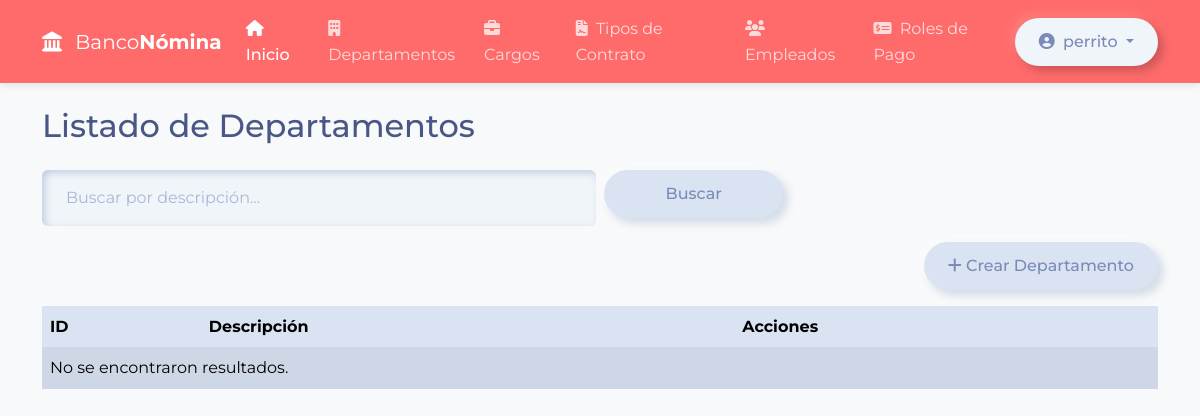
Page /core/departamentos/ (signed in) on the earlier database version.
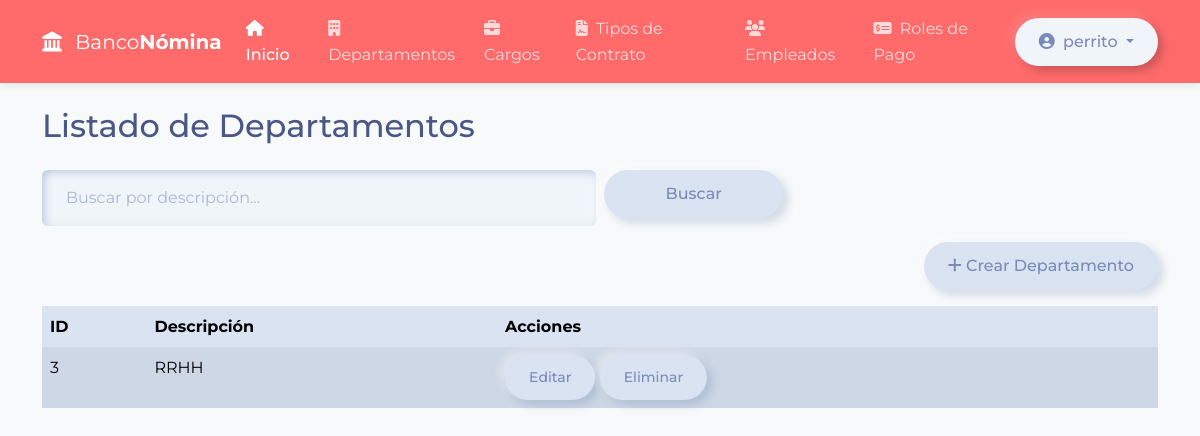
Same page on the later database version.
### core/models.py (models this page shows, shortened)
class Departamento(models.Model):
    descripcion = models.CharField("Descripción", max_length=100, unique=True)
    codigo = models.CharField("Código", max_length=10, unique=True, blank=True, null=True)
    activo = models.BooleanField("Activo", default=True)
    fecha_modificacion = models.DateTimeField("Fecha de modificación", auto_now=True)
    notas = models.TextField("Notas adicionales", blank=True, null=True)
    class Meta:
        verbose_name = "Departamento"
        verbose_name_plural = "Departamentos"
        ordering = ['descripcion']

### core/views.py (the view)
# urls.py: path('departamentos/', views.Departamentos, name='Departamentos'),
@login_required
def Departamentos(request):
    search_query = request.GET.get('q', '').strip()
    departamentos = Departamento.objects.all()
    if search_query:
        departamentos = departamentos.filter(descripcion__icontains=search_query)
    paginator = Paginator(departamentos, 10)
    page_number = request.GET.get('page')
    page_obj = paginator.get_page(page_number)
    context = {
        'departamentos': page_obj,
        'search_query': search_query,
        'model_name': 'departamento',
        'title': 'Listado de Departamentos',
    }
    return render(request, 'departamento/departamento_list.html', context)

### core/templates/departamento/departamento_list.html (shortened to what this page needs)
{% extends "home.html" %}
{% block content %}
<div class="container py-4">
  <h2 class="mb-4">Listado de Departamentos</h2>
  <form method="get" class="row g-2 mb-3">
    <div class="col-md-6">
      <input type="text" name="q" class="form-control" placeholder="Buscar por descripción..." value="{{ search_query }}">
    </div>
    <div class="col-md-2">
      <button type="submit" class="btn btn-primary w-100">Buscar</button>
    </div>
  </form>
  <div class="mb-3 text-end">
    <a href="{% url 'core:CrearDepartamento' %}" class="btn btn-success">
      <i class="fas fa-plus"></i> Crear Departamento
    </a>
  </div>
  <div class="table-responsive">
    <table class="table table-striped table-bordered">
      <thead>
        <tr>
          <th>ID</th>
          <th>Descripción</th>
          <th>Acciones</th>
        </tr>
      </thead>
      <tbody>
        {% for departamento in departamentos %}
        <tr>
          <td>{{ departamento.id }}</td>
          <td>{{ departamento.descripcion }}</td>
          <td>
            <a href="{% url 'core:UpdateDepartamento' departamento.id %}" class="btn btn-sm btn-warning">Editar</a>
            <a href="{% url 'core:Eliminar' departamento.id 'Departamento' %}" class="btn btn-sm btn-danger">Eliminar</a>
          </td>
        </tr>
        {% empty %}
        <tr><td colspan="3">No se encontraron resultados.</td></tr>
        {% endfor %}
      </tbody>
    </table>
  </div>
</div>
{% endblock %}

Differences in the rows shown:
added Departamento: id "3", descripcion "RRHH"
Other differences:
text no longer shown: "No se encontraron resultados."
